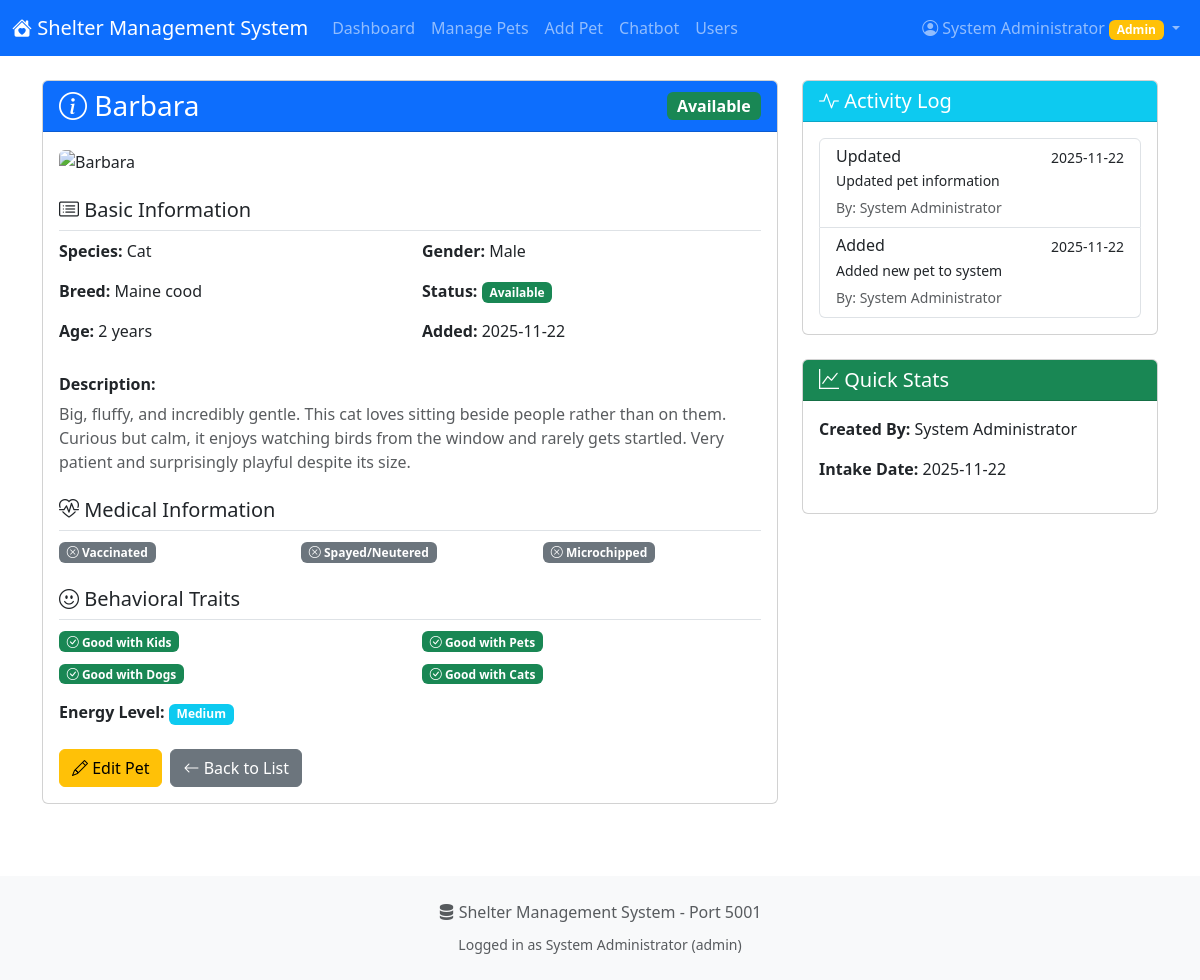
The page /pets/1 (signed in) on the database its author committed.
### tables this page shows
CREATE TABLE users (
            id INTEGER PRIMARY KEY AUTOINCREMENT,
            username TEXT UNIQUE NOT NULL,
            password_hash TEXT NOT NULL,
            email TEXT UNIQUE,
            full_name TEXT NOT NULL,
            role TEXT DEFAULT 'staff',
            is_active BOOLEAN DEFAULT 1,
            created_at TIMESTAMP DEFAULT CURRENT_TIMESTAMP
        );

CREATE TABLE pets (
            id INTEGER PRIMARY KEY AUTOINCREMENT,
            name TEXT NOT NULL,
            species TEXT NOT NULL,
            breed TEXT,
            age INTEGER NOT NULL,
            gender TEXT NOT NULL,
            status TEXT DEFAULT 'available',
            description TEXT,
            vaccinated BOOLEAN DEFAULT 0,
            spayed_neutered BOOLEAN DEFAULT 0,
            microchipped BOOLEAN DEFAULT 0,
            special_needs TEXT,
            good_with_kids BOOLEAN DEFAULT 1,
            good_with_pets BOOLEAN DEFAULT 1,
            good_with_dogs BOOLEAN DEFAULT 1,
            good_with_cats BOOLEAN DEFAULT 1,
            energy_level TEXT,
            image_url TEXT,
            created_by INTEGER,
            created_at TIMESTAMP DEFAULT CURRENT_TIMESTAMP,
            intake_date DATE DEFAULT CURRENT_DATE,
            FOREIGN KEY (created_by) REFERENCES users (id)
        );

CREATE TABLE activity_logs (
            id INTEGER PRIMARY KEY AUTOINCREMENT,
            pet_id INTEGER,
            user_id INTEGER,
            action TEXT NOT NULL,
            description TEXT,
            timestamp TIMESTAMP DEFAULT CURRENT_TIMESTAMP,
            FOREIGN KEY (pet_id) REFERENCES pets (id),
            FOREIGN KEY (user_id) REFERENCES users (id)
        );

### app.py (the view)
@app.route('/pets/<int:pet_id>')
@login_required
def view_pet(pet_id):
    conn = get_db_connection()
    pet = conn.execute('''
        SELECT p.*, u.full_name as created_by_name
        FROM pets p
        LEFT JOIN users u ON p.created_by = u.id
        WHERE p.id = ?
    ''', (pet_id,)).fetchone()
    if not pet:
        flash('Pet not found!', 'danger')
        return redirect(url_for('list_pets'))
    images = conn.execute(
        'SELECT * FROM pet_images WHERE pet_id = ?', (pet_id,)
    ).fetchall()
    logs = conn.execute('''
        SELECT al.*, u.full_name as user_name
        FROM activity_logs al
        LEFT JOIN users u ON al.user_id = u.id
        WHERE al.pet_id = ?
        ORDER BY al.timestamp DESC
    ''', (pet_id,)).fetchall()
    conn.close()
    current_user = get_current_user()
    return render_template('view_pet.html',
                         pet=dict(pet),
                         images=[dict(img) for img in images],
                         logs=[dict(log) for log in logs],
                         current_user=current_user)

### app.py (called while the page is built)
def get_db_connection():
    conn = sqlite3.connect(app.config['DATABASE'])
    conn.row_factory = sqlite3.Row
    return conn

def login_required(f):
    from functools import wraps
    @wraps(f)
    def decorated_function(*args, **kwargs):
        if 'user_id' not in session:
            flash('Please log in to access this page.', 'warning')
            return redirect(url_for('login'))
        return f(*args, **kwargs)
    return decorated_function

def get_current_user():
    if 'user_id' in session:
        conn = get_db_connection()
        user = conn.execute('SELECT * FROM users WHERE id = ?', (session['user_id'],)).fetchone()
        conn.close()
        return dict(user) if user else None
    return None

### templates/view_pet.html (shortened to what this page needs)
{% extends "base.html" %}
{% block content %}
<div class="container mt-4 mb-5">
    <div class="row">
        <div class="col-lg-8">
            <div class="card mb-4">
                <div class="card-header bg-primary text-white d-flex justify-content-between align-items-center">
                    <h3 class="mb-0"><i class="bi bi-info-circle"></i> {{ pet.name }}</h3>
                    <span class="badge bg-{{ 'success' if pet.status == 'available' else 'warning' if pet.status == 'pending' else 'secondary' }} fs-6">
                        {{ pet.status|title }}
                    </span>
                </div>
                <div class="card-body">
                    {% if pet.image_url %}
                    <div class="mb-4">
                        <img src="{{ pet.image_url }}" class="img-fluid rounded" alt="{{ pet.name }}" style="max-height: 400px; width: 100%; object-fit: cover;">
                    </div>
                    {% else %}
                    <img src="https://via.placeholder.com/800x400?text=No+Image+Available" class="img-fluid mb-4 rounded" alt="No image">
                    {% endif %}
                    <h5 class="border-bottom pb-2"><i class="bi bi-card-list"></i> Basic Information</h5>
                    <div class="row mb-3">
                        <div class="col-md-6">
                            <p><strong>Species:</strong> {{ pet.species|title }}</p>
                            <p><strong>Breed:</strong> {{ pet.breed or 'Mixed/Unknown' }}</p>
                            <p><strong>Age:</strong> {{ pet.age }} {{ 'year' if pet.age == 1 else 'years' }}</p>
                        </div>
                        <div class="col-md-6">
                            <p><strong>Gender:</strong> {{ pet.gender|title }}</p>
                            <p><strong>Status:</strong> <span class="badge bg-{{ 'success' if pet.status == 'available' else 'warning' if pet.status == 'pending' else 'secondary' }}">{{ pet.status|title }}</span></p>
                            <p><strong>Added:</strong> {{ pet.created_at[:10] if pet.created_at else 'N/A' }}</p>
                        </div>
                    </div>
                    <h6><strong>Description:</strong></h6>
                    <p class="text-muted">{{ pet.description or 'No description available.' }}</p>
                    <h5 class="border-bottom pb-2 mt-4"><i class="bi bi-heart-pulse"></i> Medical Information</h5>
                    <div class="row">
                        <div class="col-md-4">
                            <span class="badge bg-{{ 'success' if pet.vaccinated else 'secondary' }}">
                                <i class="bi bi-{{ 'check-circle' if pet.vaccinated else 'x-circle' }}"></i> Vaccinated
                            </span>
                        </div>
                        <div class="col-md-4">
                            <span class="badge bg-{{ 'success' if pet.spayed_neutered else 'secondary' }}">
                                <i class="bi bi-{{ 'check-circle' if pet.spayed_neutered else 'x-circle' }}"></i> Spayed/Neutered
                            </span>
                        </div>
                        <div class="col-md-4">
                            <span class="badge bg-{{ 'success' if pet.microchipped else 'secondary' }}">
                                <i class="bi bi-{{ 'check-circle' if pet.microchipped else 'x-circle' }}"></i> Microchipped
                            </span>
                        </div>
                    </div>
                    <h5 class="border-bottom pb-2 mt-4"><i class="bi bi-emoji-smile"></i> Behavioral Traits</h5>
                    <div class="row">
                        <div class="col-md-6">
                            <span class="badge bg-{{ 'success' if pet.good_with_kids else 'secondary' }}">
                                <i class="bi bi-{{ 'check-circle' if pet.good_with_kids else 'x-circle' }}"></i> Good with Kids
                            </span>
                        </div>
                        <div class="col-md-6">
                            <span class="badge bg-{{ 'success' if pet.good_with_pets else 'secondary' }}">
                                <i class="bi bi-{{ 'check-circle' if pet.good_with_pets else 'x-circle' }}"></i> Good with Pets
                            </span>
                        </div>
                        <div class="col-md-6 mt-2">
                            <span class="badge bg-{{ 'success' if pet.good_with_dogs else 'secondary' }}">
                                <i class="bi bi-{{ 'check-circle' if pet.good_with_dogs else 'x-circle' }}"></i> Good with Dogs
                            </span>
                        </div>
                        <div class="col-md-6 mt-2">
                            <span class="badge bg-{{ 'success' if pet.good_with_cats else 'secondary' }}">
                                <i class="bi bi-{{ 'check-circle' if pet.good_with_cats else 'x-circle' }}"></i> Good with Cats
                            </span>
                        </div>
                    </div>
                    {% if pet.energy_level %}
                    <p class="mt-3"><strong>Energy Level:</strong> <span class="badge bg-info">{{ pet.energy_level|title }}</span></p>
                    {% endif %}
                    <div class="d-grid gap-2 d-md-flex mt-4">
                        <a href="/pets/{{ pet.id }}/edit" class="btn btn-warning">
                            <i class="bi bi-pencil"></i> Edit Pet
                        </a>
                        <a href="/pets" class="btn btn-secondary">
                            <i class="bi bi-arrow-left"></i> Back to List
                        </a>
                    </div>
                </div>
            </div>
        </div>
        <div class="col-lg-4">
            <div class="card mb-4">
                <div class="card-header bg-info text-white">
                    <h5 class="mb-0"><i class="bi bi-activity"></i> Activity Log</h5>
                </div>
                <div class="card-body">
                    {% if logs %}
                    <div class="list-group">
                        {% for log in logs %}
                        <div class="list-group-item">
                            <div class="d-flex w-100 justify-content-between">
                                <h6 class="mb-1">{{ log.action|title }}</h6>
                                <small>{{ log.timestamp[:10] if log.timestamp else '' }}</small>
                            </div>
                            <p class="mb-1 small">{{ log.description or 'No description' }}</p>
                            <small class="text-muted">By: {{ log.user_name or 'System' }}</small>
                        </div>
                        {% endfor %}
                    </div>
                    {% else %}
                    <p class="text-muted">No activity logged yet.</p>
                    {% endif %}
                </div>
            </div>
            <div class="card">
                <div class="card-header bg-success text-white">
                    <h5 class="mb-0"><i class="bi bi-graph-up"></i> Quick Stats</h5>
                </div>
                <div class="card-body">
                    <p><strong>Created By:</strong> {{ pet.created_by_name or 'System' }}</p>
                    <p><strong>Intake Date:</strong>
                        {% if pet.intake_date %}
                        {{ pet.intake_date }}
                        {% elif pet.created_at %}
                        {{ pet.created_at[:10] }}
                        {% else %}
                        N/A
                        {% endif %}
                    </p>
                </div>
            </div>
        </div>
    </div>
</div>
{% endblock %}

### templates/base.html (shortened to what this page needs)
<!DOCTYPE html>
<html lang="en">
<head>
    <link href="https://cdn.jsdelivr.net/npm/bootstrap@5.3.0/dist/css/bootstrap.min.css" rel="stylesheet">
    <link rel="stylesheet" href="https://cdn.jsdelivr.net/npm/bootstrap-icons@1.11.0/font/bootstrap-icons.css">
</head>
<body>
    <nav class="navbar navbar-expand-lg navbar-dark bg-primary">
        <div class="container-fluid">
            <a class="navbar-brand" href="/">
                <i class="bi bi-house-heart-fill"></i> Shelter Management System
            </a>
            <div class="collapse navbar-collapse" id="navbarNav">
                <ul class="navbar-nav me-auto">
                    <li class="nav-item">
                        <a class="nav-link {{ 'active' if request.endpoint == 'index' else '' }}" href="/">Dashboard</a>
                    </li>
                    <li class="nav-item">
                        <a class="nav-link {{ 'active' if request.endpoint == 'list_pets' else '' }}" href="/pets">Manage Pets</a>
                    </li>
                    <li class="nav-item">
                        <a class="nav-link {{ 'active' if request.endpoint == 'add_pet' else '' }}" href="/pets/add">Add Pet</a>
                    </li>
                    <li class="nav-item">
                        <a class="nav-link {{ 'active' if request.endpoint == 'chatbot_page' else '' }}" href="/chatbot">Chatbot</a>
                    </li>
                    {% if current_user and current_user.role == 'admin' %}
                    <li class="nav-item">
                        <a class="nav-link {{ 'active' if request.endpoint == 'list_users' else '' }}" href="/users">Users</a>
                    </li>
                    {% endif %}
                </ul>
                {% if current_user %}
                <div class="navbar-nav">
                    <div class="nav-item dropdown">
                        <a class="nav-link dropdown-toggle" href="#" role="button" data-bs-toggle="dropdown">
                            <i class="bi bi-person-circle"></i> {{ current_user.full_name }}
                            {% if current_user.role == 'admin' %}
                            <span class="badge bg-warning">Admin</span>
                            {% else %}
                            <span class="badge bg-info">Staff</span>
                            {% endif %}
                        </a>
                    </div>
                </div>
                {% endif %}
            </div>
        </div>
    </nav>
    <main>
        {% block content %}{% endblock %}
    </main>
    <footer class="mt-auto py-4 bg-light">
        <div class="container text-center">
            <p class="text-muted mb-2">
                <i class="bi bi-server"></i> Shelter Management System - Port 5001
            </p>
            <small class="text-muted">
                {% if current_user %}
                Logged in as {{ current_user.full_name }} ({{ current_user.role }})
                {% else %}
                Not logged in
                {% endif %}
            </small>
        </div>
    </footer>
</body>
</html>

### rows shown on the page
users: full_name "System Administrator", role "admin"
pets: name "Barbara", status "Available", species "Cat", breed "Maine cood", age "2", age "years", gender "Male", created_at "2025-11-22", description "Big, fluffy, and incredibly gentle. This cat loves sitting beside people rather than on them. Curious but calm, it enjoys watching birds from the window and rarely gets startled. Very patient and surprisingly playful despite its size.", energy_level "Medium", intake_date "2025-11-22"
activity_logs: action "Updated", timestamp "2025-11-22", description "Updated pet information", full_name "System Administrator"
activity_logs: action "Added", timestamp "2025-11-22", description "Added new pet to system", full_name "System Administrator"
